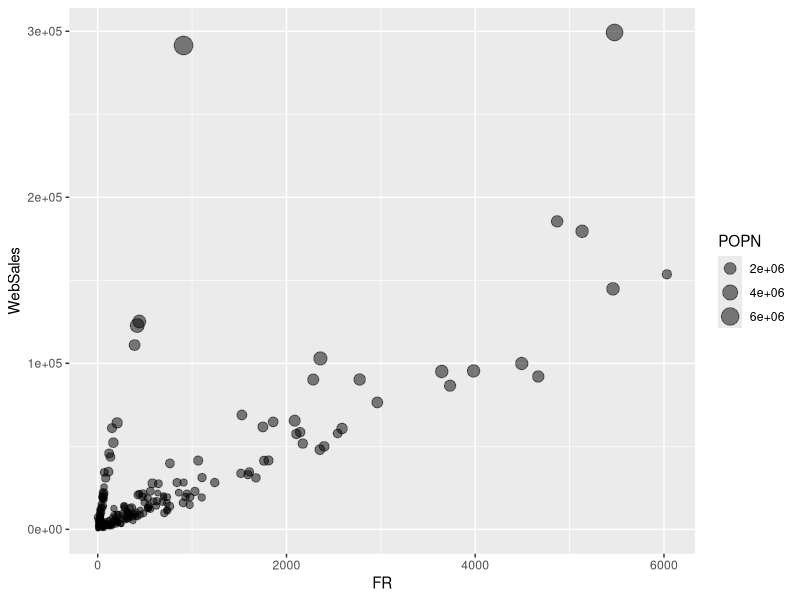
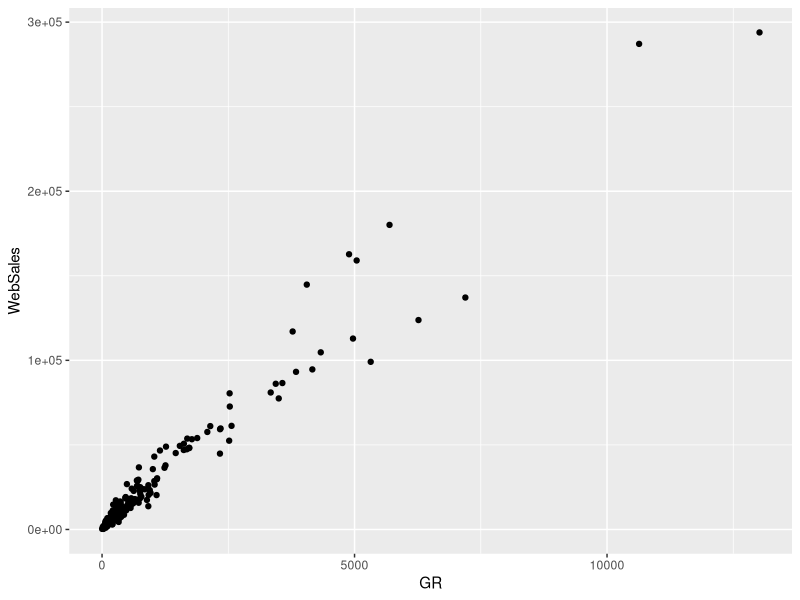
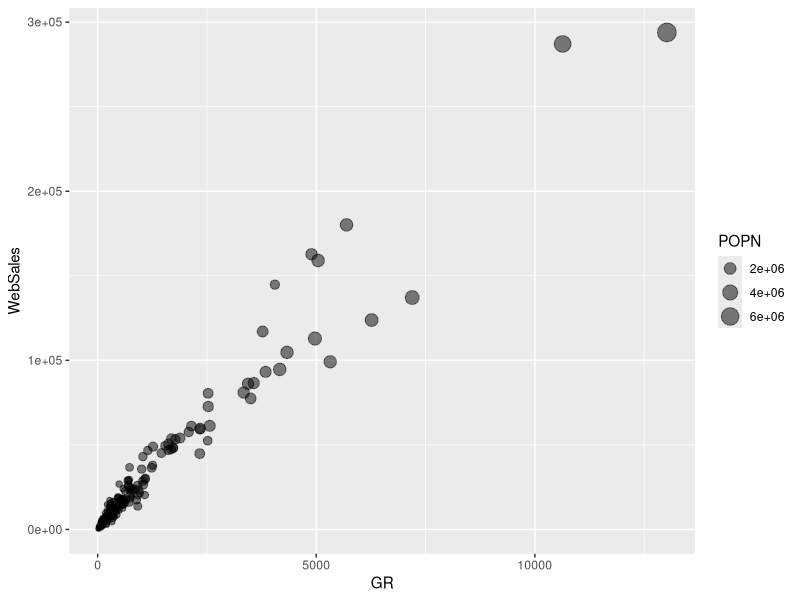
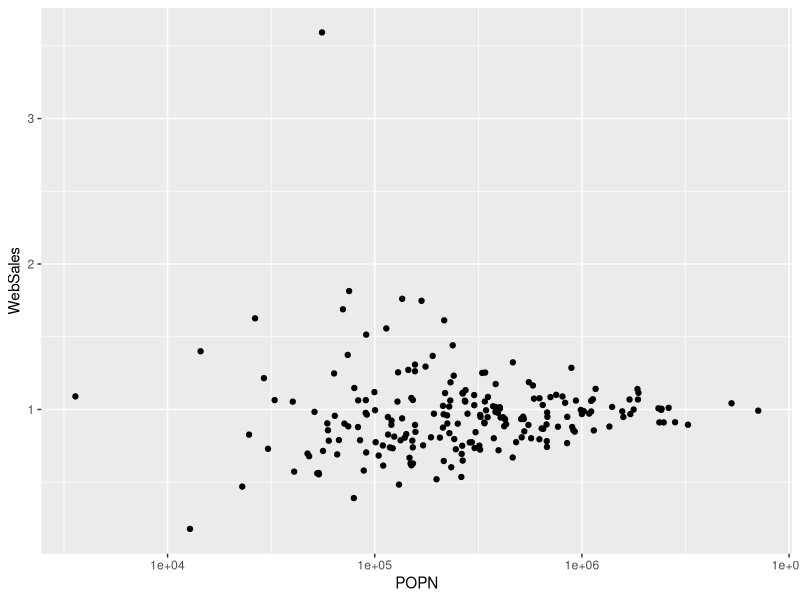

Write R code to recreate these figures, in order.
# Lesson 12 Assignment - Regression Part 2

# Your assignment is to write the commands instructed in the comments below. To run your
# commands, simply hit Ctrl+Enter (command+return on a MAC) when the cursor is on that 
# command line. You can also type commands directly into the Console below, but you must
# save them in this file for your assignment.

# Do not change these eight lines or GradeScope will not work
library(readr)
library(dplyr)
library(ggplot2)
fexppre <- read_csv("fexppre.csv")
fexpdur <- read_csv("fexpdur.csv")
fexpratios <- read_csv("fexpratios.csv")
fexpcondrat <- read_csv("fexpcondrat.csv")
fexppredict <- read_csv("fexppredict.csv")


# You will be working with four different datasets, but they're all derived from the same 
# dataset: the field experiment data you analyzed back in lessons 3, 4, 5, and 9. You 
# will finally be able to learn the outcome of that field experiment.

# The dataset *fexppre* contains the sales and advertising figures for each of 210 
# regions for the 3-month period prior to the field experiment. 

#1. To familiarize yourself a bit with this dataset, create a report of the 10 regions 
# with the highest population (POPN > 2000000), sorted by sales (WebSales) in 
# descending order. Call the report top10sales.
top10sales <- fexppre %>% 
  filter(POPN > 2000000) %>% 
  arrange(desc(WebSales))

#2. Examine whether advertising amounts are predictive of sales. With the fexppre data,
# run a regression model predicting sales (WebSales) from all four advertising channels 
# (Google Prospecting - GP, Google Retargeting - GR, Facebook Prospecting - FP, 
# Facebook Retargeting - FR). Save the regression model as mod1. Output the summary 
# report from this model.
mod1 <- lm(WebSales ~ GP + GR + FP + FR, data = fexppre)
summary(mod1)

#3. Interpret the coefficient for GR (Google Retargeting).
# *ENTER ANSWER HERE*

#4. Using ggplot, create a scatter plot with WebSales on the y-axis and Google 
# Retargeting (GR) on the x-axis. Save the plot as grplot.
grplot <- ggplot(fexppre, aes(x = GR, y = WebSales)) +
  geom_point()

# The negative coefficient on GR from the first regression model implies a negative 
# relationship between Google Retargeting and WebSales. But this plot shows a strong 
# positive relationship. Remember, coefficients of a regression model must be read, 
# "all else being equal . . ." Clearly, not all else is equal in the other advertising 
# channels.

#5. Create that same plot again, but this time, map POPN onto size. Make the points 
# 50% transparent. Save the plot ass grplot2.
grplot2 <- ggplot(fexppre, aes(x = GR, y = WebSales, size = POPN)) +
  geom_point(alpha = .5)

#6. What is the relationship between GR and POPN?
# *ENTER ANSWER HERE*

#7. What is the relationship between WebSales and POPN?
# *ENTER ANSWER HERE*

#8. Remember, correlation is not causation. The plot shows a strong correlation 
# between GR and WebSales. What is the true causal relationship among POPN, GR, 
# and WebSales?
# *ENTER ANSWER HERE*

# Because of this alternative causal relationship, the furniture company ran a 
# field experiment that randomized advertising amounts so that the true causal 
# relationship between advertising and sales could be assessed. 

#9. Run a regression model predicting sales from all four advertising channels, 
# but this time using the *fexpdur* dataset (the sales and advertising amounts 
# *during* the experiment). Save the model as mod2. Output the summary report.
mod2 <- lm(WebSales ~ GP + GR + FP + FR, data = fexpdur)
summary(mod2)

#10. Interpret the coefficient on Facebook Retargeting (FR).
# *ENTER ANSWER HERE*

#11. Is this coefficient statistically significant?
# *ENTER ANSWER HERE*

#12. To verify that the field experiment removed the problematic alternative 
# causality, plot WebSales (on the y-axis) against Facebook Retargeting (on 
# the x-axis). Map POPN onto size, and again make the points 50% transparent.
# Save the plot as frplot.
frplot <- ggplot(fexpdur, aes(x = FR, y = WebSales, size = POPN)) +
  geom_point(alpha = .5)

# The relationship between POPN and advertising has weakened, but there is 
# still a positive correlation, which means we still can't trust the prior 
# regression model.

#13. Look at the first 10 rows of the *fexpratios* data.
fexpratios[1:10,]

# This new dataset contains all the same variables as *fexppre* and *fexpdur*, 
# but the values are not advertising and sales amounts, but ratios. 
# Specifically, they are fexpdur / fexppre. That is, they report the amount 
# spent during the field experiment relative the amount spent in the time 
# period before the field experiment. For example, the WebSales value of 1.61 
# for Lafayette, LA indicates that WebSales during the field experiment was 
# 61% higher during the experiment than it was in the period prior.

#14. Run a regression model (save it as mod3) predicting WebSales from the 
# four advertising channels, using *fexpratios*. Show the summary report.
mod3 <- lm(WebSales ~ GP + GR + FP + FR, data = fexpratios)
summary(mod3)

#15. Which advertising channels are statistically significant?
# *ENTER ANSWER HERE*

# The *fexpratios* data removes the problematic correlation between POPN and 
# advertising/sales amounts, but the ratios from this data introduce another 
# problematic data feature.

#16. To see this problematic feature, plot WebSales (on the y-axis) against 
# POPN. Put POPN on a log10 scale. Save the plot as popnplot.
# (https://campus.datacamp.com/courses/introduction-to-the-tidyverse/types-of-visualizations?ex=9).
popnplot <- ggplot(fexpratios, aes(x = POPN, y = WebSales)) +
  geom_point() +
  scale_x_log10()

# Notice the funnel shape of the points. Variation in WebSales is lower as 
# the population increases. Remember, WebSales in the *fexpratios* data is a 
# ratio of during-field-experiment sales relative to before-field-experiment
# sales.

#17. Why is variation on WebSales higher in the lower-population regions?
# *ENTER ANSWER HERE*
  
# To correct for this last problem, we will now use our final dataset, 
# *fexpcondrat*. 

# 18. Print the whole dataset to the screen.
fexpcondrat

# This dataset is different from *fexpratios* in two ways. (1) The 
# advertising and sales ratios are calculated by field experiment condition 
# instead of by region. Low-population regions exhibit high variance in 
# sales, making estimates unreliable. By pooling sales and advertising 
# figures by field experiment condition, we remove the high level of 
# idiosyncratic variation. (2) The data from the "OUTLIERS" condition has 
# been removed, because those regions were not included in the field 
# experiment.

# Now that these problems have been removed, we can finally run a 
# regression model that we can trust.

#19. Using *fexpcondrat*, run a regression model predicting sales (save it 
# as mod4) from the four advertising channels. Show the summary report.
mod4 <- lm(WebSales ~ GP + GR + FP + FR, data = fexpcondrat)
summary(mod4)

#20. Which channels significantly affect sales?
# *ENTER ANSWER HERE*
  
# Interpretation of these coefficients functions the same as any regression 
# model, but the data is in ratio format instead of a straightforward unit 
# like dollars. With our ratio data, a "one-unit increase" in GP means a 
# 100% increase in Google Prospecting advertising (relative to the amount 
# spent on Google Prospecting in the pre-field-experiment period).

#21. If we increase GP by one unit (a 100% increase in spending), what is 
# the expected effect on WebSales?
# *ENTER ANSWER HERE*
  
#22. If the company spent $100,000 on Google Prospecting in the pre-field-
# experiment period and earned $4 million during the same period, how much 
# would the company expect to earn in sales if it spent $200,000 on Google 
# Prospecting in a similar period? (Spending of $200,000 on Google 
# Prospecting is a "one-unit increase". That should produce a percentage 
# increase, see question 21, in the $4 million in sales.)
# *ENTER ANSWER HERE*
  
#23. If the company spent $200,000 on Facebook Prospecting in the pre-
# field-experiment period and earned $4 million during the same period, 
# how much would the company expect to earn in sales if it spent $300,000 
# on Facebook Prospecting in a similar period? (Spending of $300,000 on 
# Facebook Prospecting is not a one-unit increase. It is a half-unit 
# increase.)
# *ENTER ANSWER HERE*
  
# Because this regression model is based on ratios, the coefficients 
# express an elasticity. You might remember price elasticity from ECON 
# 110. Price elasticity is expressed as: 
# (% change in demand) / (% change in price). Our regression is expressing 
# an advertising elasticity: 
# (% change in sales) / (% percent change in advertising). An elasticity 
# greater than 1 is considered a high elasticity, and lower than 1 is a 
# low elasticity.

#24. Does advertising exhibit high elasticity or low elasticity?
# *ENTER ANSWER HERE*
  
# Advertising can influence sales through two pathways. (1) It can increase 
# the number of purchases made, or (2) it can influence the amount spent 
# during a transaction. 

#25. To investigate which pathway is being influenced by advertising, 
# create a new variable, AOV, for Average Order Value, in our *fexpcondrat* 
# dataset. AOV is WebSales / WebOrders. 
fexpcondrat <- fexpcondrat %>% 
  mutate(AOV = WebSales / WebOrders)

#26. Conduct a regression model (mod5) predicting WebOrders from the four 
# advertising channels. Output the summary report.
mod5 <- lm(WebOrders ~ GP + GR + FP + FR, data = fexpcondrat)
summary(mod5)

#27. Conduct a regression model (mod6) predicting AOV from the four 
# advertising channels. Output the summary report.
mod6 <- lm(AOV ~ GP + GR + FP + FR, data = fexpcondrat)
summary(mod6)


#28. Based on these last two models, which is the pathway by which 
# advertising affects sales?
# *ENTER ANSWER HERE*
  
# Advertising in some channels might not be completely independent. That 
# is, spending on one advertising channel might influence the effect of 
# advertising in a different channel. In other words, there might be an 
# interaction between advertising spending in some channels. The most 
# likely interaction would be between the Prospecting and Retargeting 
# channels on the same advertising platform.

#29. Run a regression model predicting WebOrders from the four 
# advertising channels as well as (1) the interaction between GP and GR 
# and (2) the interaction between FP and FR. Save the model as mod7. 
# Show the summary report.
mod7 <- lm(WebOrders ~ GP + GR + FP + FR + GP:GR + FP:FR, data = fexpcondrat)
summary(mod7)

#30. Is there evidence of an interaction effect of advertising on either 
# Google or Facebook?
# *ENTER ANSWER HERE*
  
# Pretend for a minute that the interaction terms were statistically 
# significant. The company is considering an increase to its Google 
# advertising budget. It can increase Google Prospecting by 20%, Google 
# Retargeting by 20% or both by 20%. 

#31. Apply your last regression model to the *fexppredict* dataframe 
# to find the predicted sales. Save the predicted sales amounts as 
# predsales.
predsales <- predict(mod7, newdata = fexppredict)

# **EXTRA CREDIT** *OPTIONAL*
#32. The company has determined to increase its Google advertising budget 
# by 40%. If we assume the company was spending equal amounts on Google 
# Prospecting and Google Retargeting, then it can increase GP to 1.4, 
# increase GR to 1.4, increase both GP and GR to 1.2, or increase them in 
# some combination that adds up to only a 40% total increase (e.g., 1.1 
# and 1.3). Assuming the last regression model is correct and 
# statistically significant, find the optimal increase across GP and GR
# to produce the highest level of sales. (Assume FP and FR remain at 1.)
# Save your chosen values as admaxsales. (Start by saving admaxsales as
# the first row of fexppredict. Then change the amonts of GP and GR.)
admaxsales <- fexppredict[1, ]
admaxsales$GP <- 1.4
admaxsales$GR <- 1
